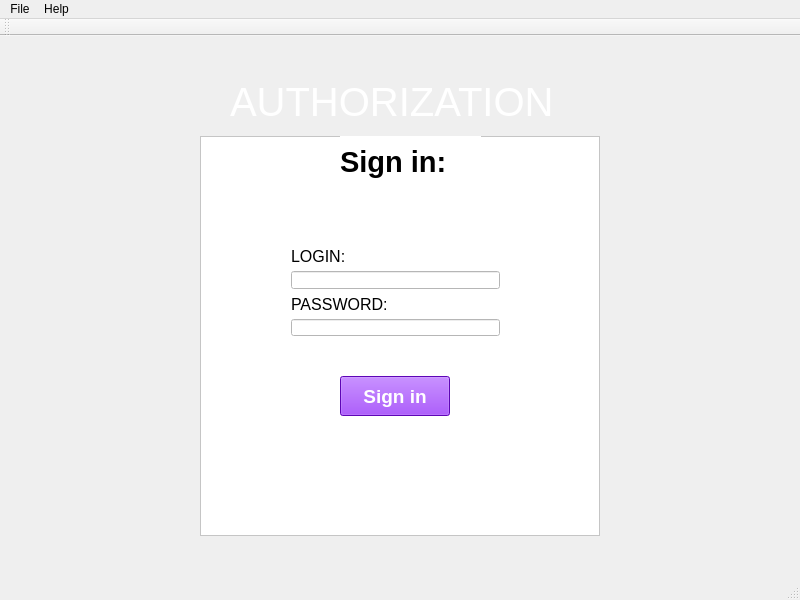
<?xml version="1.0" encoding="UTF-8"?>
<ui version="4.0">
 <class>MainWindow</class>
 <widget class="QMainWindow" name="MainWindow">
  <property name="geometry">
   <rect>
    <x>0</x>
    <y>0</y>
    <width>800</width>
    <height>600</height>
   </rect>
  </property>
  <property name="font">
   <font>
    <family>Arial</family>
   </font>
  </property>
  <property name="windowTitle">
   <string>MainWindow</string>
  </property>
  <property name="styleSheet">
   <string notr="true"/>
  </property>
  <widget class="QWidget" name="centralWidget">
   <widget class="QLabel" name="label">
    <property name="geometry">
     <rect>
      <x>230</x>
      <y>30</y>
      <width>331</width>
      <height>71</height>
     </rect>
    </property>
    <property name="font">
     <font>
      <family>Arial</family>
      <pointsize>30</pointsize>
     </font>
    </property>
    <property name="styleSheet">
     <string notr="true">color: rgb(255, 255, 255);</string>
    </property>
    <property name="text">
     <string>AUTHORIZATION</string>
    </property>
   </widget>
   <widget class="QFrame" name="frame">
    <property name="geometry">
     <rect>
      <x>200</x>
      <y>100</y>
      <width>400</width>
      <height>400</height>
     </rect>
    </property>
    <property name="styleSheet">
     <string notr="true">background-color: rgb(255, 255, 255);</string>
    </property>
    <property name="frameShape">
     <enum>QFrame::StyledPanel</enum>
    </property>
    <property name="frameShadow">
     <enum>QFrame::Raised</enum>
    </property>
    <widget class="QPushButton" name="pushButtonConf">
     <property name="geometry">
      <rect>
       <x>140</x>
       <y>240</y>
       <width>110</width>
       <height>40</height>
      </rect>
     </property>
     <property name="font">
      <font>
       <family>Arial</family>
       <pointsize>14</pointsize>
       <weight>75</weight>
       <bold>true</bold>
      </font>
     </property>
     <property name="cursor">
      <cursorShape>PointingHandCursor</cursorShape>
     </property>
     <property name="styleSheet">
      <string notr="true">background-color: rgb(85, 170, 255);
background-color: rgb(107, 0, 194);
background-color: rgb(131, 7, 255);
color: rgb(255, 255, 255);</string>
     </property>
     <property name="text">
      <string>Sign in</string>
     </property>
    </widget>
    <widget class="QLabel" name="label_2">
     <property name="geometry">
      <rect>
       <x>140</x>
       <y>0</y>
       <width>141</width>
       <height>51</height>
      </rect>
     </property>
     <property name="font">
      <font>
       <family>Arial</family>
       <pointsize>22</pointsize>
       <weight>75</weight>
       <bold>true</bold>
      </font>
     </property>
     <property name="styleSheet">
      <string notr="true">color: rgb(255, 255, 255);
color: rgb(0, 0, 0);</string>
     </property>
     <property name="text">
      <string>Sign in:</string>
     </property>
    </widget>
    <widget class="QWidget" name="layoutWidget">
     <property name="geometry">
      <rect>
       <x>80</x>
       <y>100</y>
       <width>231</width>
       <height>111</height>
      </rect>
     </property>
     <layout class="QVBoxLayout" name="verticalLayout">
      <item>
       <widget class="QLabel" name="labelLogin">
        <property name="font">
         <font>
          <family>Arial</family>
          <pointsize>12</pointsize>
          <weight>50</weight>
          <bold>false</bold>
         </font>
        </property>
        <property name="styleSheet">
         <string notr="true">color: rgb(255, 255, 255);
color: rgb(0, 0, 0);</string>
        </property>
        <property name="text">
         <string>LOGIN:</string>
        </property>
       </widget>
      </item>
      <item>
       <widget class="QLineEdit" name="lineEditLogin">
        <property name="styleSheet">
         <string notr="true">background-color: rgb(255, 255, 255);</string>
        </property>
       </widget>
      </item>
      <item>
       <widget class="QLabel" name="labelPassword">
        <property name="font">
         <font>
          <family>Arial</family>
          <pointsize>12</pointsize>
          <weight>50</weight>
          <bold>false</bold>
         </font>
        </property>
        <property name="styleSheet">
         <string notr="true">color: rgb(255, 255, 255);
color: rgb(0, 0, 0);</string>
        </property>
        <property name="text">
         <string>PASSWORD:</string>
        </property>
       </widget>
      </item>
      <item>
       <widget class="QLineEdit" name="lineEditPassword">
        <property name="styleSheet">
         <string notr="true">background-color: rgb(255, 255, 255);</string>
        </property>
       </widget>
      </item>
     </layout>
    </widget>
   </widget>
   <zorder>frame</zorder>
   <zorder>label</zorder>
  </widget>
  <widget class="QMenuBar" name="menuBar">
   <property name="geometry">
    <rect>
     <x>0</x>
     <y>0</y>
     <width>800</width>
     <height>21</height>
    </rect>
   </property>
   <widget class="QMenu" name="menuFile">
    <property name="title">
     <string>File</string>
    </property>
    <addaction name="actionClose"/>
   </widget>
   <widget class="QMenu" name="menuHelp">
    <property name="title">
     <string>Help</string>
    </property>
    <addaction name="actionInfo"/>
   </widget>
   <addaction name="menuFile"/>
   <addaction name="menuHelp"/>
  </widget>
  <widget class="QToolBar" name="mainToolBar">
   <attribute name="toolBarArea">
    <enum>TopToolBarArea</enum>
   </attribute>
   <attribute name="toolBarBreak">
    <bool>false</bool>
   </attribute>
  </widget>
  <widget class="QStatusBar" name="statusBar"/>
  <action name="actionClose">
   <property name="text">
    <string>Close</string>
   </property>
  </action>
  <action name="actionInfo">
   <property name="text">
    <string>Info</string>
   </property>
  </action>
 </widget>
 <layoutdefault spacing="6" margin="11"/>
 <resources/>
 <connections>
  <connection>
   <sender>actionClose</sender>
   <signal>triggered()</signal>
   <receiver>MainWindow</receiver>
   <slot>close()</slot>
   <hints>
    <hint type="sourcelabel">
     <x>-1</x>
     <y>-1</y>
    </hint>
    <hint type="destinationlabel">
     <x>399</x>
     <y>299</y>
    </hint>
   </hints>
  </connection>
 </connections>
</ui>
